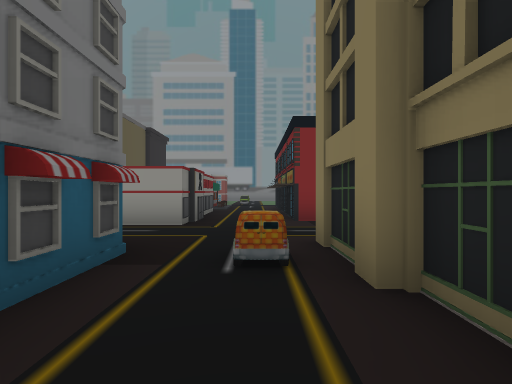
View 1 (above)

24 first-person views from a walk through a Unity game level. The camera is 1.3 m above the floor, looks level and sees 85° across. The floor is counted in squares, 2 m on a side. Each view is taken from the middle of a square. On the plan, view 1 faces up. The plan holds only what a view shows up to about 9 squares ahead; the rest is blank. The player is left out.

View 2
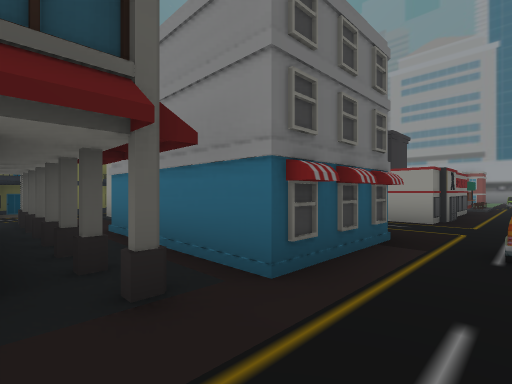

View 3
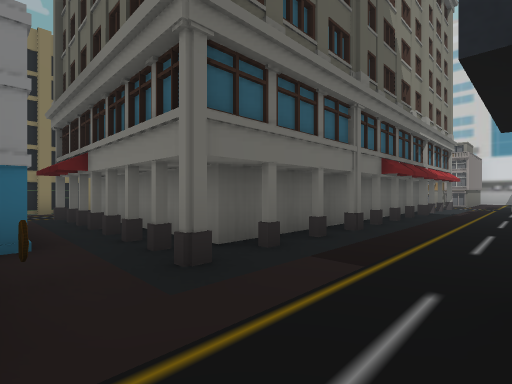

View 4
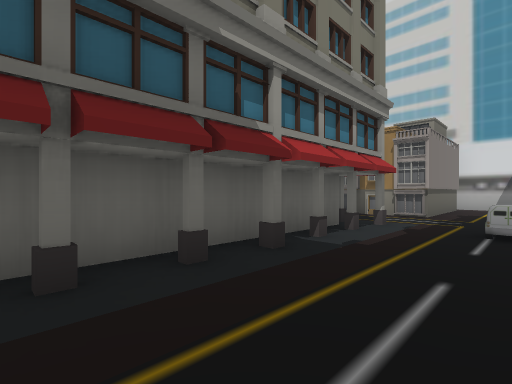

View 5
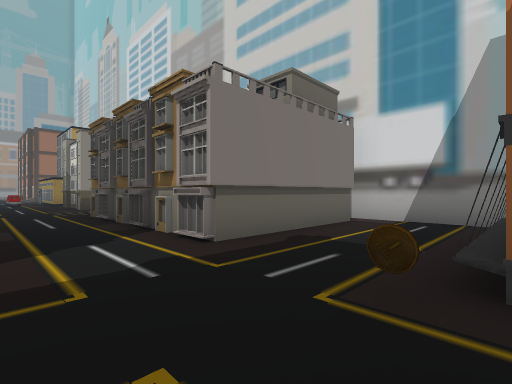

View 6
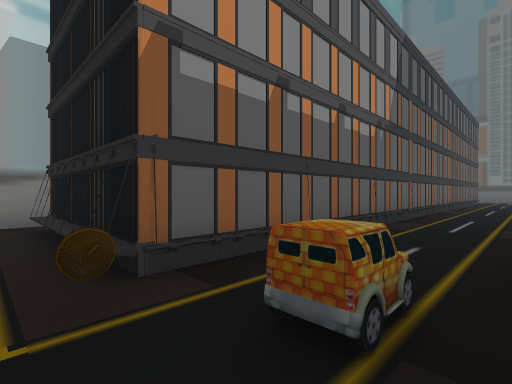

View 7
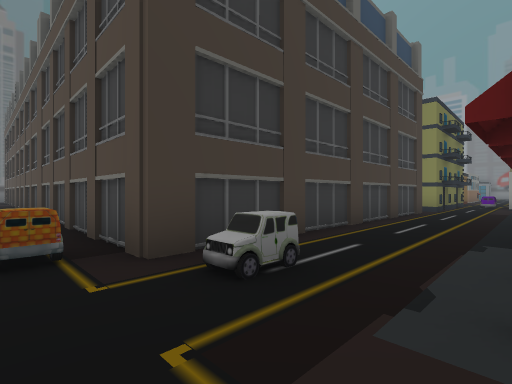

View 8
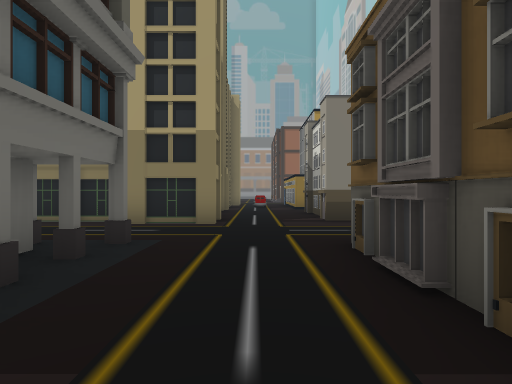

View 9
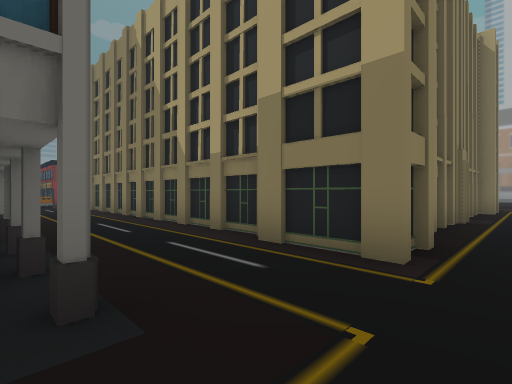

View 10
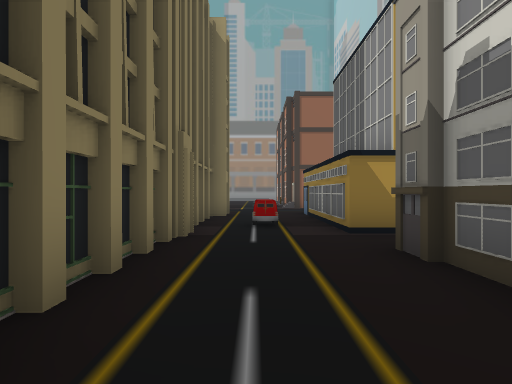

View 11
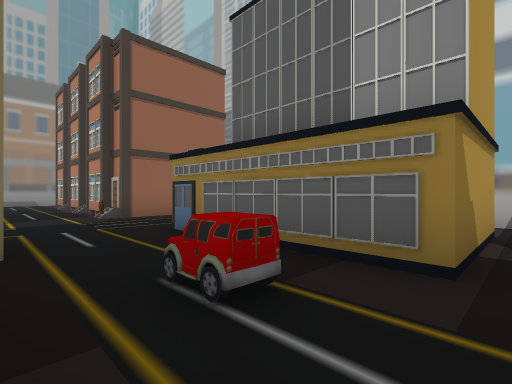

View 12
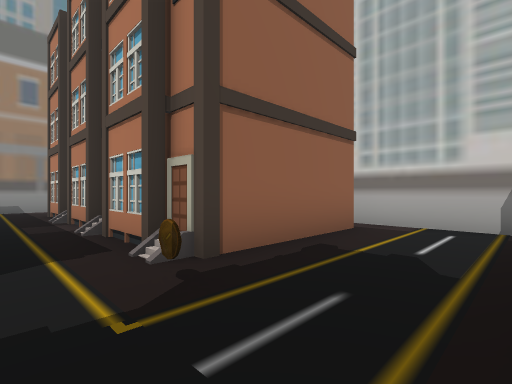

View 13
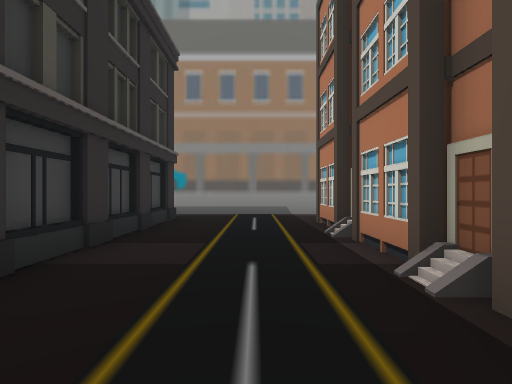

View 14
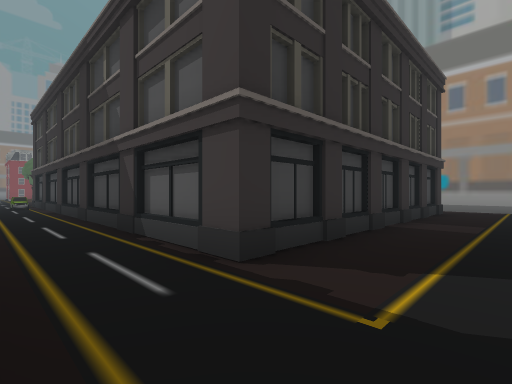

View 15
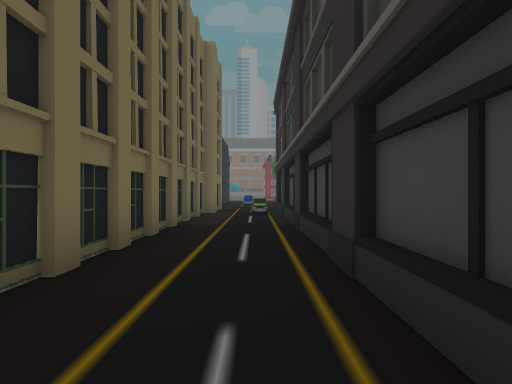

View 16
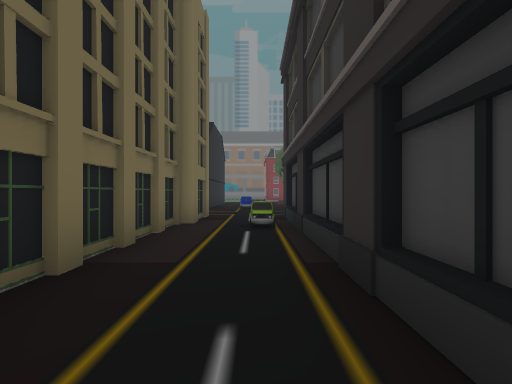

View 17
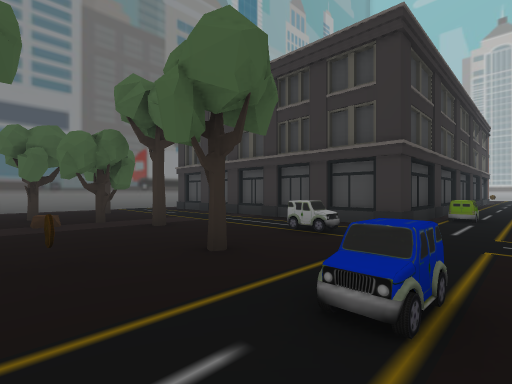

View 18
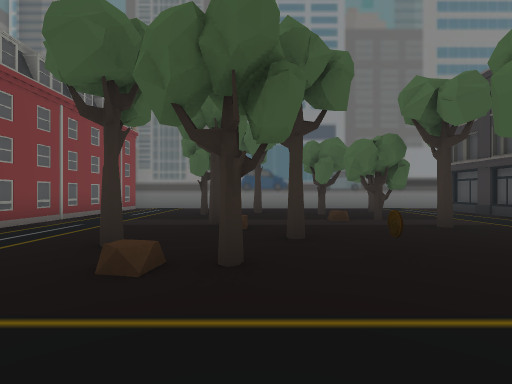

View 19
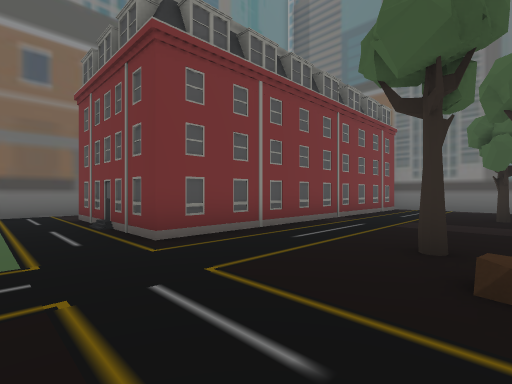

View 20
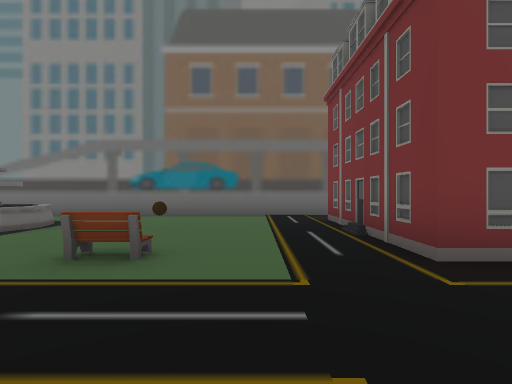

View 21
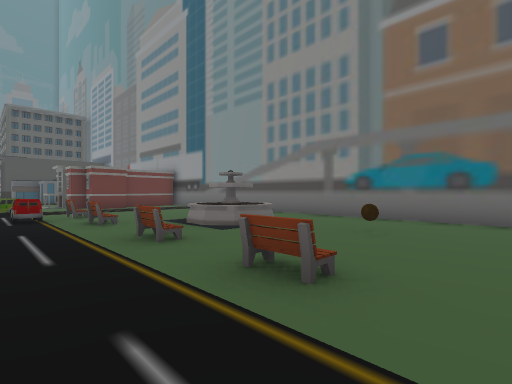

View 22
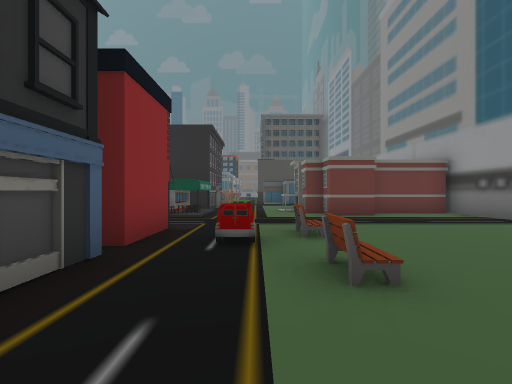

View 23
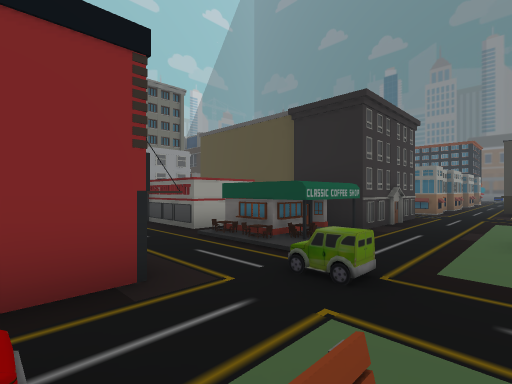

View 24
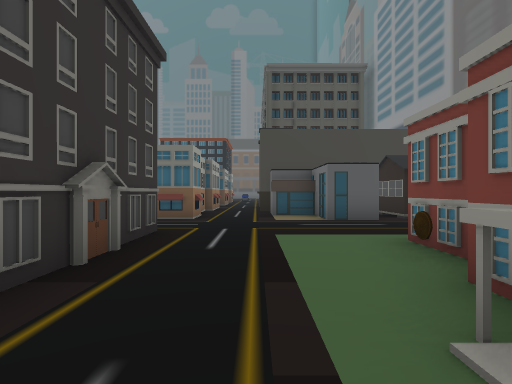

### Floor plan
Key: @ floor where view 1 was taken; # wall or solid block; . floor; / step, stairs or slope; H house; C coin; T tree; F fountain; B bench; O other object.
Columns run from 20 left of view 1 to 22 right of it. Each row starts with its distance up from view 1.
 20                  ###   ##########
 19          OO      H ...   ........
 18          OO      H ....  F......H
 17           ...     H.....FFF.C...H
 16          HH...CH HH.............H
 15          H....  H  ..B/.B./.....HHHHHHHH
 14         ...........O..O..................
 13         ..................................
 12          ##..HHHHOO..O#.H     ...T........#
 11                 HOO..         ......T.T
 10                   ...         ...T. ...T
  9                   #..O        ...CT.....
  8                   #..#        ........T...#
  7                   #..O        .O.T...T....
  6                  ##...        .....T...T.
  5                   ....        ...O......
  4                   ....        ..........
  3              OO    .O#       #..########
  2           #  OO   #O.#       #..#
  1           #..C.####..#       #.O#
  0           #..H......@#       #..#
 -1           #...HHHH...#       #..#
 -2            ..HH    ..#       #..#
 -3           #..HH    ..#       #..#
 -4           #...H    ..#       #..#
 -5           #..HH    ..#       #..#
 -6           #..HH    ..#        ..#
 -7           #...H    ..#        ..#
 -8           #...H    ..#        ..#
 -9           #..HH    ..#        ..#
-10   #########O.HH HH ..#########..########..#
-11   ...................#.......#............#
-12 ........./O................O..............#
-13 #//////  /HC.H.HHHH.............C.H.......#
-14 ####      H..H      ..H##.###H...# H H#  .#
-15           #..H           .    ...
-16           H..H           .HHH ...
-17           #..H           .    ...
-18           ####           ##   ####

Positions as (right, up) in squares from view 1, and headings:
1: (0, 0), facing up
2: (0, -1), facing up-left
3: (-9, 1), facing down-right
4: (-9, -5), facing down-right
5: (-10, -11), facing down-right
6: (-9, -11), facing down-left
7: (-7, -12), facing up-left
8: (-5, -12), facing right
9: (-2, -12), facing up-right
10: (1, -12), facing right
11: (5, -11), facing down-right
12: (10, -12), facing down-right
13: (13, -12), facing right
14: (10, -12), facing up-right
15: (11, -7), facing up
16: (11, -4), facing up
17: (10, 9), facing down-right
18: (10, 10), facing right
19: (10, 11), facing up-right
20: (10, 12), facing up
21: (10, 13), facing up-left
22: (6, 14), facing left
23: (2, 15), facing down-left
24: (-3, 14), facing left
